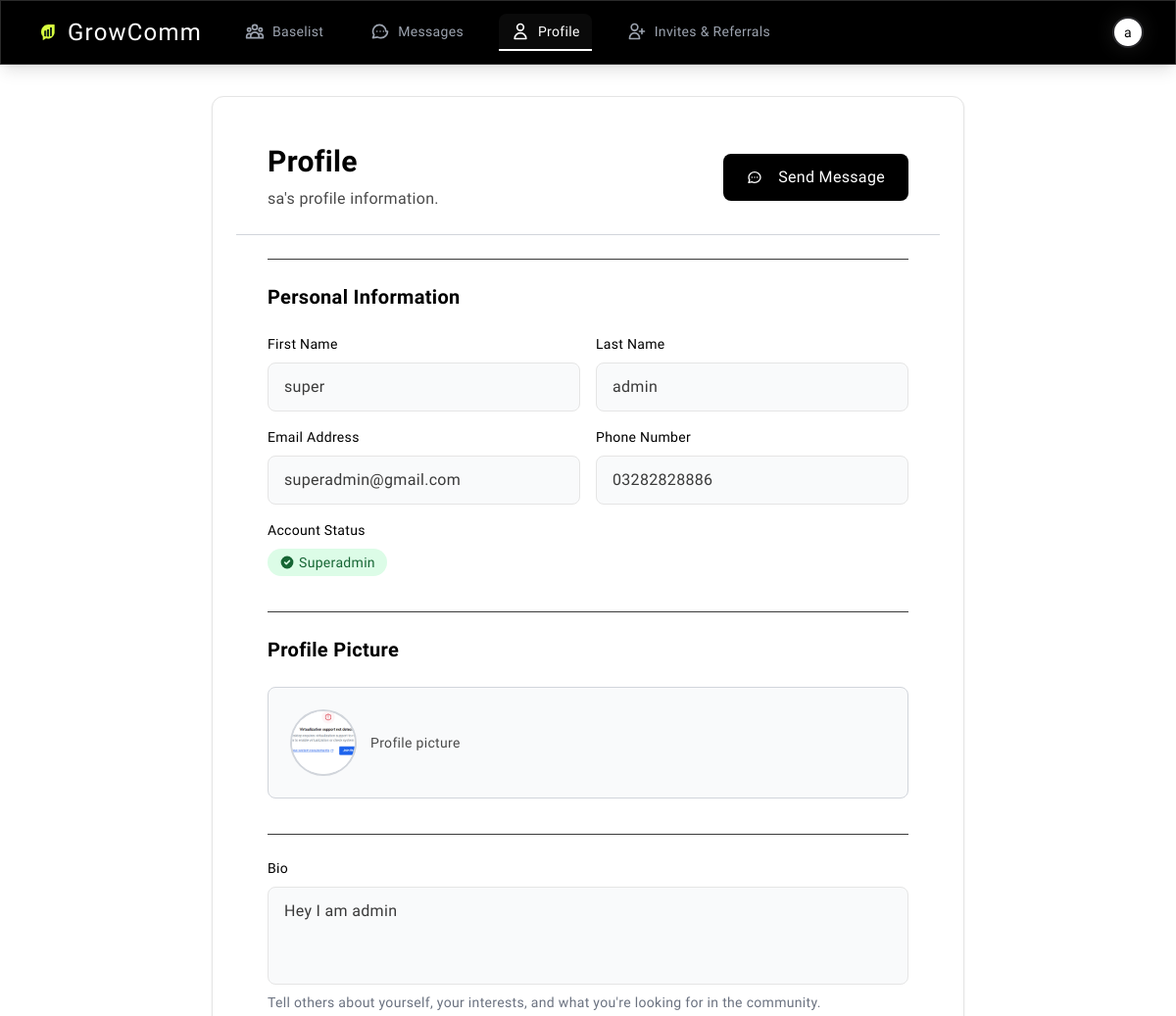
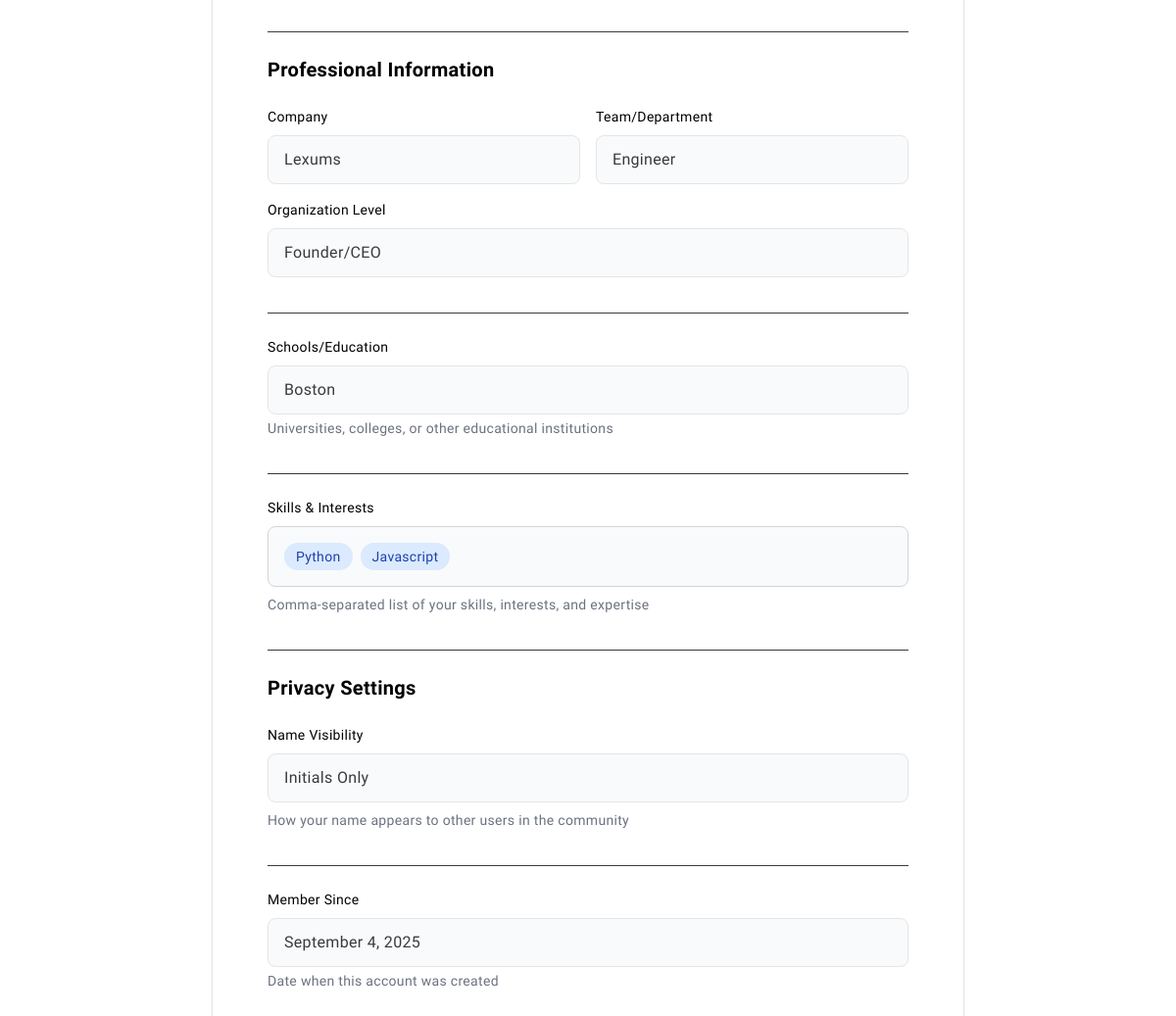
/profiles/view/2/ (signed in), run on an earlier commit of the app's database (2 pictures, top to bottom).
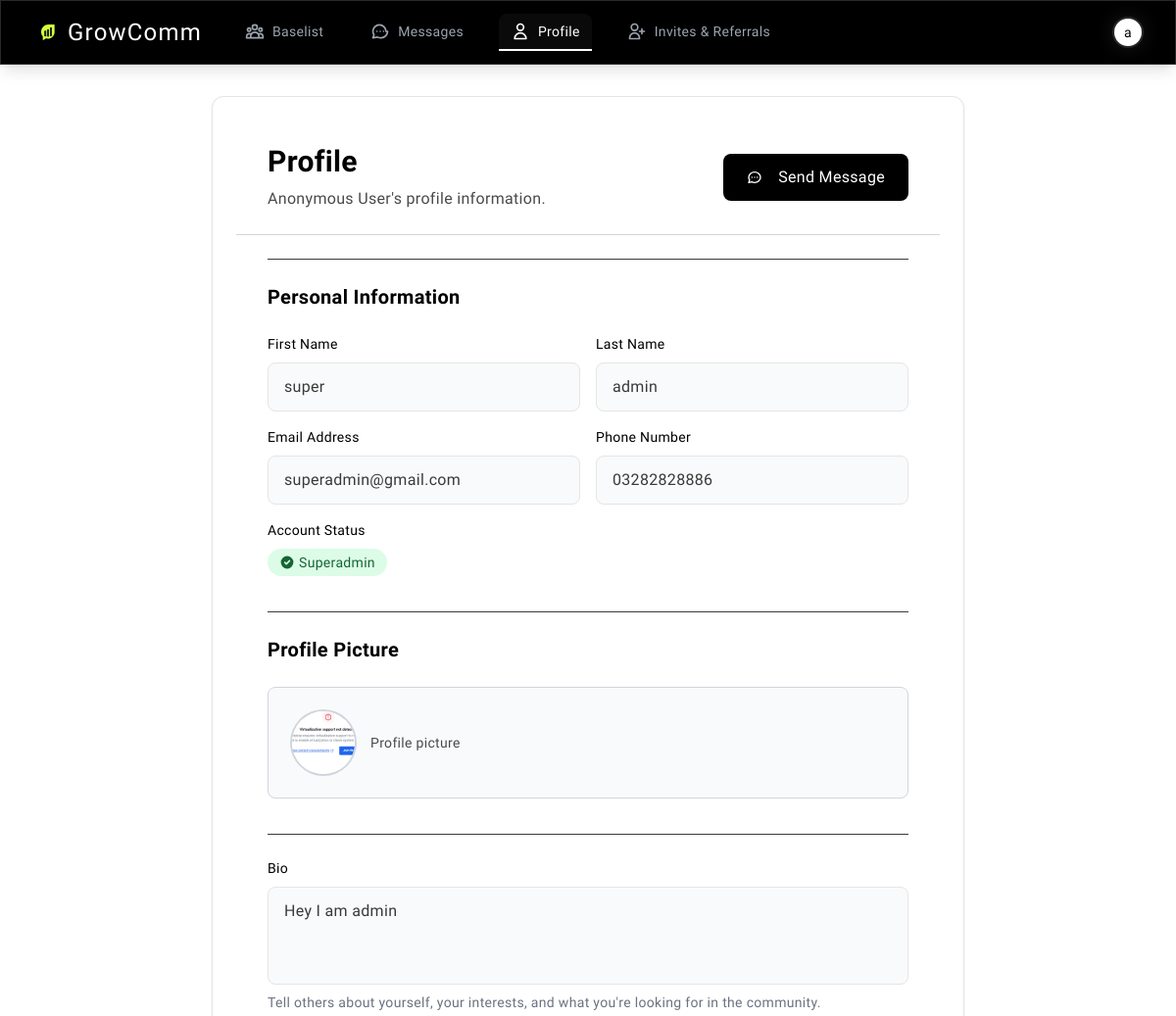
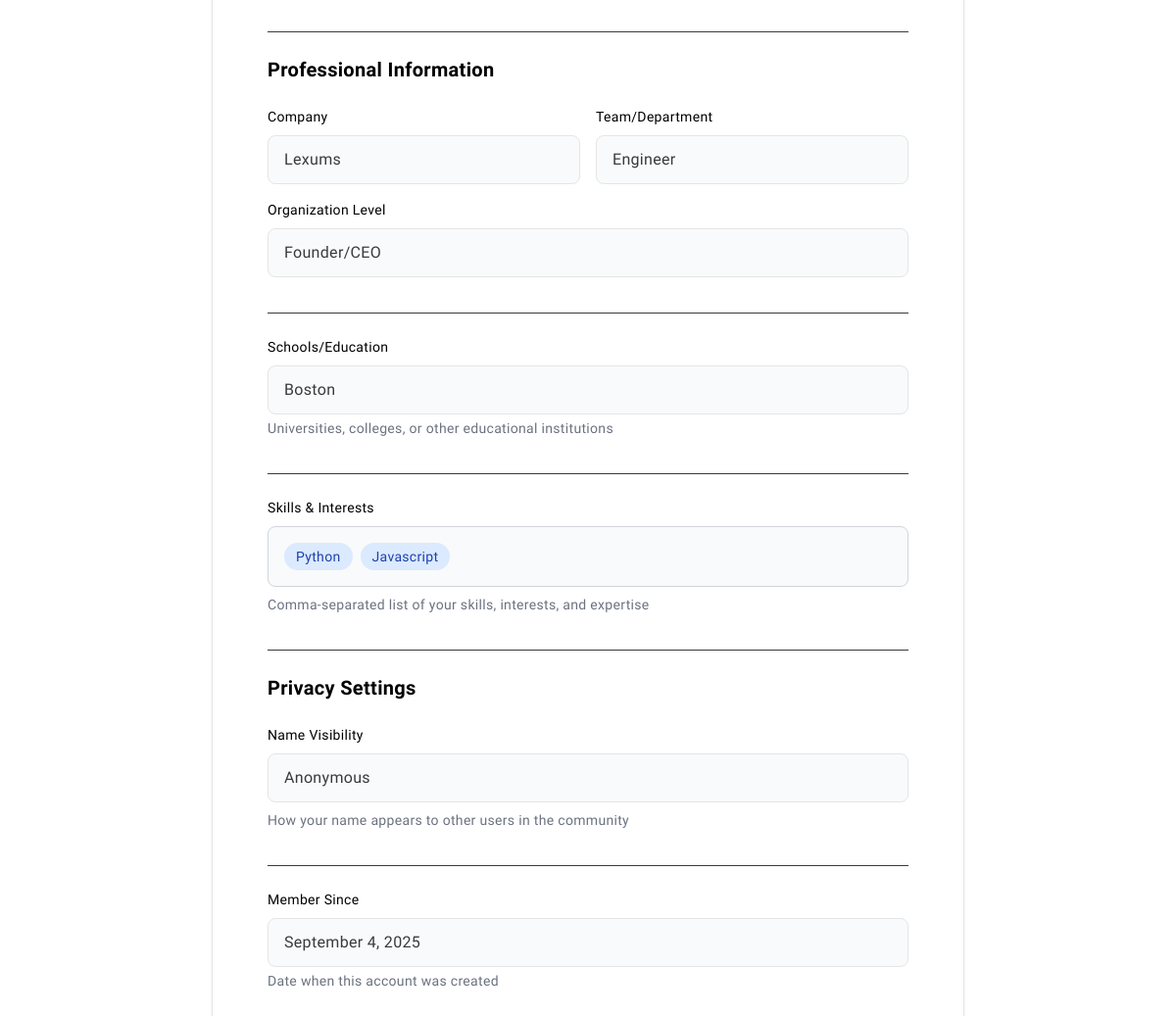
And on a later commit of the database (2 pictures, top to bottom).
### profiles/models.py (models this page shows, shortened)
class UserProfile(models.Model):
    ORGANIZATION_LEVELS = [
        ('junior', 'Junior Level'),
        ('mid', 'Mid Level'),
        ('senior', 'Senior Level'),
        ('lead', 'Lead/Manager'),
        ('executive', 'Executive'),
        ('founder', 'Founder/CEO'),
        ('student', 'Student'),
        ('other', 'Other'),
    ]
    NAME_VISIBILITY_CHOICES = [
        ('full', 'Full Name'),
        ('first_only', 'First Name Only'),
        ('initials', 'Initials Only'),
        ('anonymous', 'Anonymous'),
    ]
    user = models.OneToOneField(User, on_delete=models.CASCADE, related_name='profile')
    profile_picture = models.ImageField(
        upload_to='profile_pictures/',
        blank=True,
        null=True,
        help_text="Upload a profile picture (max 5MB)"
    )
    bio = models.TextField(
        max_length=500,
        blank=True,
        help_text="Tell us about yourself (max 500 characters)"
    )
    location = models.CharField(
        max_length=100,
        blank=True,
        help_text="Your city, state/country (e.g., New York, NY)"
    )
    company = models.CharField(max_length=100, blank=True)
    team = models.CharField(max_length=100, blank=True)
    organization_level = models.CharField(
        max_length=20,
        choices=ORGANIZATION_LEVELS,
        blank=True
    )
    schools = models.CharField(
        max_length=200,
        blank=True,
        help_text="Schools, universities, or educational institutions"
    )
    tags = models.TextField(
        blank=True,
        help_text="Tags representing your skills, interests, or expertise (comma-separated)"
    )
    name_visibility = models.CharField(
        max_length=20,
        choices=NAME_VISIBILITY_CHOICES,
        default='full'
    )
    phone_number = models.CharField(
        max_length=15,
        blank=True,
        help_text="Phone number for authentication"
    )
    created_date = models.DateTimeField(auto_now_add=True)
    updated_date = models.DateTimeField(auto_now=True)
    coffee_chat_slots = models.PositiveIntegerField(default=5)
    mentorship_slots = models.PositiveIntegerField(default=3)
    networking_slots = models.PositiveIntegerField(default=10)
    general_slots = models.PositiveIntegerField(default=15)
    is_verified = models.BooleanField(default=False, help_text="User can perform actions if verified")
    invite_source = models.ForeignKey(
        User,
        on_delete=models.SET_NULL,
        null=True,
        blank=True,
        related_name='invited_users',
        help_text="User who sent the original invite"
    )
    needs_referrals = models.BooleanField(default=True, help_text="True if user needs 3 referrals to be verified")
    anonymous_name = models.CharField(
        max_length=100,
        blank=True,
        help_text="Anonymous name displayed to other users in community"
    )
    class Meta:
        ordering = ['-created_date']
    @property
    def display_name(self):
        if self.name_visibility == 'full':
            return f"{self.user.first_name} {self.user.last_name}".strip() or self.user.username
        elif self.name_visibility == 'first_only':
            return self.user.first_name or self.user.username
        elif self.name_visibility == 'initials':
            first_initial = self.user.first_name[0] if self.user.first_name else ''
            last_initial = self.user.last_name[0] if self.user.last_name else ''
            return f"{first_initial}{last_initial}".strip() or self.user.username[0]
        else:  # anonymous
            return "Anonymous User"
    @property
    def tag_list(self):
        if self.tags:
            return [tag.strip() for tag in self.tags.split(',') if tag.strip()]
        return []

### profiles/views.py (the view)
# urls.py: path('view/<int:user_id>/', views.profile_view, name='view'),
@login_required
def profile_view(request, user_id):
    user = get_object_or_404(User, id=user_id)
    profile = user.profile
    can_message = request.user != user and request.user.is_authenticated
    context = {
        'profile_user': user,
        'profile': profile,
        'can_message': can_message,
    }
    return render(request, 'profiles/profile_view.html', context)

### templates/profiles/profile_view.html (shortened to what the changed rows need)
{% extends 'base.html' %}
{% block content %}
<div class="container py-8">
    <div class="card max-w-3xl mx-auto">
        <div class="px-8 py-6 border-b border-gray-300">
            <div class="flex flex-col sm:flex-row sm:items-center sm:justify-between">
                <div>
                    <h1 class="text-3xl font-semibold text-black mb-2">
                        {% if profile_user == user %}Your {% endif %}<span class="font-bold">Profile</span>
                    </h1>
                    <p class="text-base text-gray-600">
                        {% if profile_user == user %}
                            View and manage your profile information.
                        {% else %}
                            {{ profile.display_name|default:profile_user.username }}'s profile information.
                        {% endif %}
                    </p>
                </div>
            </div>
        </div>
        <div class="px-8 py-8 space-y-9">
            <div>
                <h2 class="text-xl font-semibold text-black mb-6">Personal Information</h2>
                <div class="grid grid-cols-1 md:grid-cols-2 gap-4">
                    <div>
                        <label class="form-label">
                            Phone Number
                        </label>
                        <div class="input bg-gray-50 text-gray-700">
                            {{ profile.phone_number|default:"Not provided" }}
                        </div>
                    </div>
                </div>
            </div>
            <div>
                <h2 class="text-xl font-semibold text-black mb-6">Profile Picture</h2>
                <div class="border border-gray-300 rounded-lg p-6 bg-gray-50">
                    {% if profile.profile_picture %}
                        <div class="flex items-center space-x-4">
                            <img src="{{ profile.profile_picture.url }}" alt="Profile picture" class="h-16 w-16 rounded-full object-cover ring-2 ring-gray-300">
                            <span class="text-sm text-gray-600">Profile picture</span>
                        </div>
                    {% endif %}
                </div>
            </div>
            <div>
                <div class="border-t border-gray-700 pt-6"></div>
                <label class="form-label">
                    Bio
                </label>
                <div class="input bg-gray-50 text-gray-700 min-h-[100px] whitespace-pre-wrap">{{ profile.bio|default:"No bio provided" }}</div>
                <div class="mt-2 text-sm text-gray-500">
                    Tell others about yourself, your interests, and what you're looking for in the community.
                </div>
            </div>
            <div>
                <h2 class="text-xl font-semibold text-black mb-6">Professional Information</h2>
                <div class="grid grid-cols-1 md:grid-cols-2 gap-4">
                    <div>
                        <label class="form-label">
                            Company
                        </label>
                        <div class="input bg-gray-50 text-gray-700">
                            {{ profile.company|default:"Not provided" }}
                        </div>
                    </div>
                    <div>
                        <label class="form-label">
                            Team/Department
                        </label>
                        <div class="input bg-gray-50 text-gray-700">
                            {{ profile.team|default:"Not provided" }}
                        </div>
                    </div>
                    <div class="md:col-span-2">
                        <label class="form-label">
                            Organization Level
                        </label>
                        <div class="input bg-gray-50 text-gray-700">
                            {{ profile.get_organization_level_display|default:"Not specified" }}
                        </div>
                    </div>
                </div>
            </div>
            <div>
                <div class="border-t border-gray-700 pt-6"></div>
                <label class="form-label">
                    Schools/Education
                </label>
                <div class="input bg-gray-50 text-gray-700">
                    {{ profile.schools|default:"Not provided" }}
                </div>
                <p class="mt-1 text-sm text-gray-500">Universities, colleges, or other educational institutions</p>
            </div>
            <div>
                <h2 class="text-xl font-semibold text-black mb-6">Privacy Settings</h2>
                <div>
                    <label class="form-label">
                        Name Visibility
                    </label>
                    <div class="input bg-gray-50 text-gray-700">
                        {{ profile.get_name_visibility_display|default:"Full name" }}
                    </div>
                    <p class="mt-2 text-sm text-gray-500">How your name appears to other users in the community</p>
                </div>
            </div>
            <div>
                <div class="border-t border-gray-700 pt-6"></div>
                <label class="form-label">
                    Member Since
                </label>
                <div class="input bg-gray-50 text-gray-700">
                    {{ profile.created_date|date:"F j, Y" }}
                </div>
                <p class="mt-1 text-sm text-gray-500">Date when this account was created</p>
            </div>
        </div>
    </div>
</div>
{% endblock %}

What changed in the data, as far as the page shows it:
changed UserProfile "Hey I am admin": display_name "sa" → "Anonymous User"; name_visibility "Initials Only" → "Anonymous"
